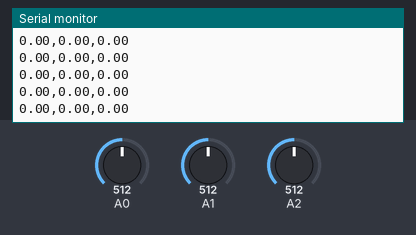
Bench run of a sketch on a simulated Arduino Leonardo, built with avr-gcc and run on an emulated ATmega32U4. Parts: the last lines printed to the serial monitor. The test bench sets the inputs (shaded band); at power-on: A2 = 512, A0 = 512, A1 = 512. USB keyboard and mouse output is not drawn.

Above: at 1.2 s.
1.3 s: A2 set to 0
At 2.0 s:
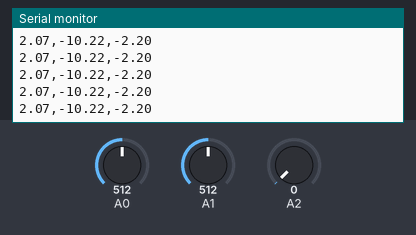
4.3 s: A0 set to 716
At 5.3 s:
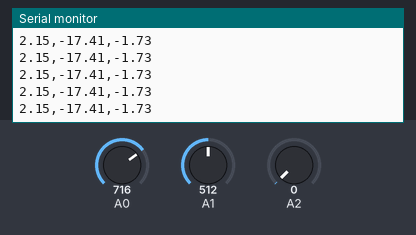
5.8 s: A1 set to 716
At 6.8 s:
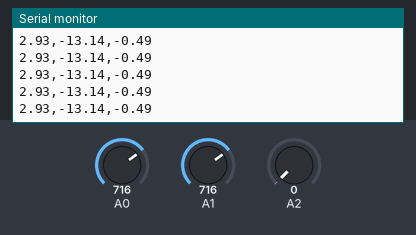
7.3 s: A2 set to 122
Timing chart, 0 to 7.7 s (numbered marks = the images above; inputs shaded):
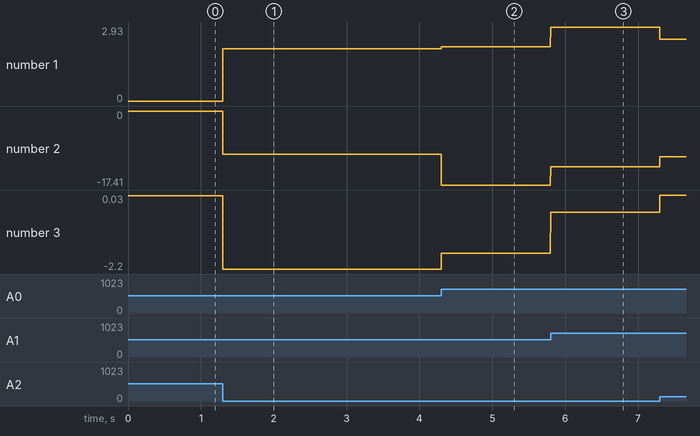

The sketch:

Mouse_501.ino
```cpp
#include "Mouse.h"
//最初の生データ
int firstRead[3] = { 0, 0, 0 };
//生データ
int sensorValue[3] = { 0, 0, 0 };
//電圧
float sensorVolt[3] = { 0, 0, 0 };
//センサマトリクス
//float sensorMatrix[3][3] = { { 0.02787849, 0.7439311 , -1.4808451 },
// { -1.0677772 ,  0.48485976,  0.8420289 }, { 0.64206654,  1.0900601 ,  1.6909394 } };
float sensorMatrix[3][3] = { {  0.08546697, 0.7792828 , -0.8264685 },
  {-0.7212511 , 0.42828566, 0.40850416}, { 0.468209 , 1.2410394 , 0.87812704}};
//3軸力
float force[3] = { 0, 0, 0 };
int mousePressed = 0;

void setup() {
  // put your setup code here, to run once:
  Serial.begin(115200);
  Mouse.begin();
  firstRead[0] = analogRead(A0);
  firstRead[1] = analogRead(A1);
  firstRead[2] = analogRead(A2);
}

void loop() {
  // put your main code here, to run repeatedly:
//  Serial.print(analogRead(A0));
//  Serial.print(",");
//  Serial.print(analogRead(A1));
//  Serial.print(",");
//  Serial.println(analogRead(A2));


  sensorValue[0] = analogRead(A0) - firstRead[0];
  sensorValue[1] = analogRead(A1) - firstRead[1];
  sensorValue[2] = analogRead(A2) - firstRead[2];

  //電圧変換
  sensorVolt[0] = sensorValue[0] * 5.0 / 1023;
  sensorVolt[1] = sensorValue[1] * 5.0 / 1023;
  sensorVolt[2] = sensorValue[2] * 5.0 / 1023;

  //力方向算出
  force[0] = sensorVolt[0] * sensorMatrix[0][0] + sensorVolt[1] * sensorMatrix[0][1] + sensorVolt[2] * sensorMatrix[0][2];
  force[1] = sensorVolt[0] * sensorMatrix[1][0] + sensorVolt[1] * sensorMatrix[1][1] + sensorVolt[2] * sensorMatrix[1][2];
  force[2] = sensorVolt[0] * sensorMatrix[2][0] + sensorVolt[1] * sensorMatrix[2][1] + sensorVolt[2] * sensorMatrix[2][2];

  if(force[1]<0.3){force[1]*=10;}

  Serial.print(force[0]);
  Serial.print(",");
  Serial.print(force[1]);
  Serial.print(",");
  Serial.println(force[2]);

  //上下左右方向
  if (abs(force[0]) > 0.2 | abs(force[1]) > 0.2) {
//    Mouse.move(force[1] * 10, force[0] * -10, 0);
  //クリック判定
  } else if (force[2] > 1.0 && mousePressed == 0) {
//    Mouse.press();
    mousePressed = Mouse.isPressed();
  } else if (force[2] < 1.0 && mousePressed == 1) {
//    Mouse.release();
    mousePressed = Mouse.isPressed();
  }
  delay(1);
}
```

Measured:
- after the input at 1.3 s, the serial monitor: prints a new line at once (image 1)
- after the input at 4.3 s, the serial monitor: prints a new line at once (image 2)
- after the input at 5.8 s, the serial monitor: prints a new line at once (image 3)
- plotted number 1: 0 → 2.07 after the input at 1.3 s, 2.07 → 2.15 after the input at 4.3 s, 2.15 → 2.93 after the input at 5.8 s, 2.93 → 2.44 after the input at 7.3 s
- plotted number 2: 0 → -10.22 after the input at 1.3 s, -10.22 → -17.41 after the input at 4.3 s, -17.41 → -13.14 after the input at 5.8 s, -13.14 → -10.71 after the input at 7.3 s
- plotted number 3: 0 → -2.2 after the input at 1.3 s, -2.2 → -1.73 after the input at 4.3 s, -1.73 → -0.49 after the input at 5.8 s, -0.49 → 0.03 after the input at 7.3 s
